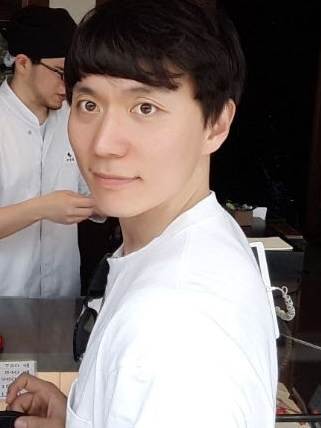
#> input picture img/005.png, 321 x 428 px, found by its file name
$ python sample06.py
#> lines starting #> are read from the running program, lines starting #| are printed output that depends on the picture; after the words box and inside, x2 and y2 are one past the last pixel; in counts of white or black regions, pixels touching at a corner belong together
#coding: utf-8
#sample06.py

import cv2

try:

    img = cv2.imread('C:\\sample\\target\\005.png', cv2.COLOR_BGR2GRAY)
#> img is the input picture: shape (428, 321, 3); mean B, G, R 118.1, 121, 131.2
    if img is None:
        raise FileNotFoundError('ファイルが見つかりません。')

    #顔認識用のXMLファイル
    #環境に応じてパスを書き換える
    filename = 'C:\ProgramData\Anaconda3\Lib\site-packages\cv2\data\haarcascade_frontalface_default.xml'
    #filename = 'C:\ProgramData\Anaconda3\Lib\site-packages\cv2\data\haarcascade_eye.xml'

    cascade = cv2.CascadeClassifier(filename)
    if cascade is None:
        raise FileNotFoundError('ファイルが見つかりません。')

    #顔の検出
    face = cascade.detectMultiScale(img)
#> face = [[30, 46, 174, 174]]

    if len(face) > 0:
        for r in face:
            print(r)
            x, y = r[0:2]
            width, height = r[0:2] + r[2:4]
            #検出した部分に四角形を描く
            cv2.rectangle(img, (x, y), (width, height), (255, 255, 255), thickness=2)
#> this loop made 1 pass
#> (r, x, y, width, height) on pass 1: ([30, 46, 174, 174], 30, 46, 204, 220)
#| [ 30  46 174 174]
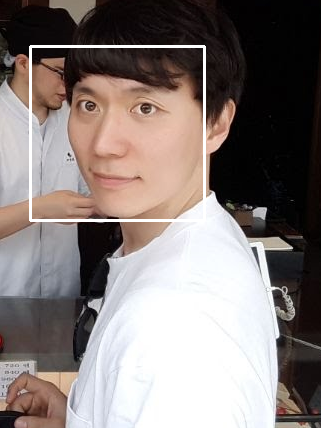
#> img: shape (428, 321, 3); 1.52% of pixels changed, all inside (x1, y1, x2, y2) = (29, 45, 206, 222)
    else:
        print('顔が見つかりません')

    #画像データが大きいと表示しきれないのでファイルに保存する
    cv2.imwrite('c:\sample\dobj.jpg', img)
    cv2.imshow('sample01', img)

    cv2.waitKey(0)
    cv2.destroyAllWindows()

except FileNotFoundError as e:
    print(e)

$ run again, with img/001.png copied over img/005.png
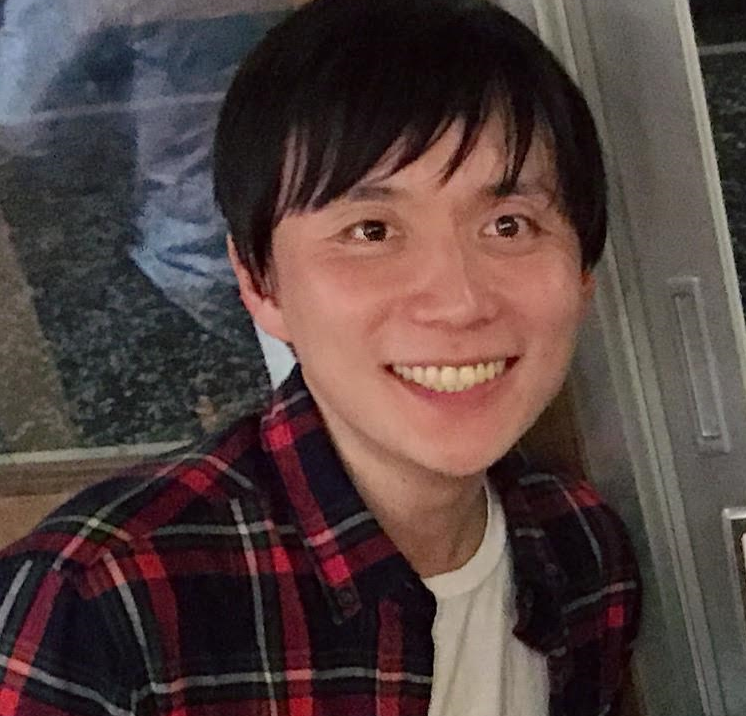
#> input picture img/001.png, 746 x 716 px, found by its file name
#> img is the input picture: shape (716, 746, 3); mean B, G, R 63, 65.1, 82.2
#> face = [[127, 73, 58, 58], [128, 150, 91, 91], [247, 92, 376, 376]]
#> the loop `for r in face:` made 3 passes
#> (r, x, y, width, height) on passes 1 to 3: ([127, 73, 58, 58], 127, 73, 185, 131), ([128, 150, 91, 91], 128, 150, 219, 241), ([247, 92, 376, 376], 247, 92, 623, 468)
#> (printed output is left out)
#> after the loop `for r in face:`:
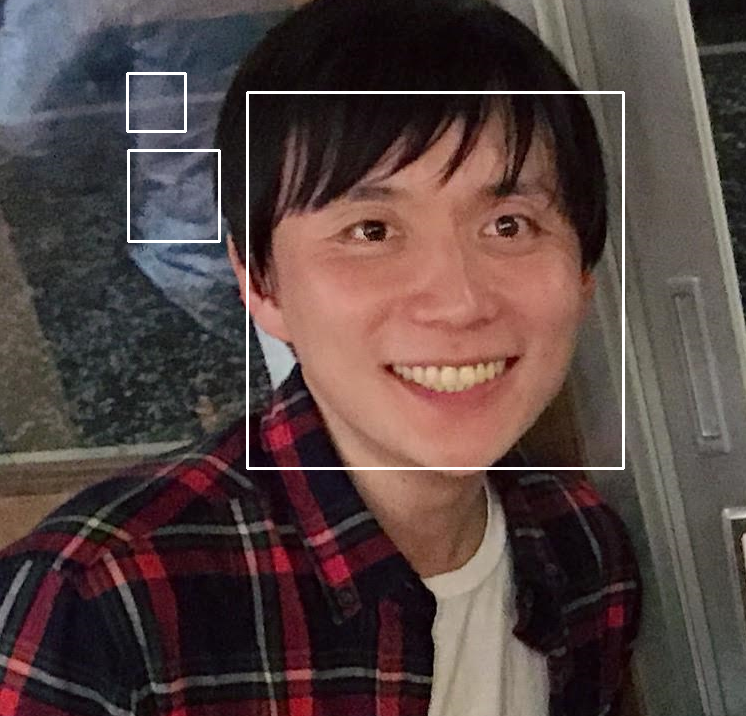
#> img: shape (716, 746, 3); 1.18% of pixels changed, all inside (x1, y1, x2, y2) = (126, 72, 625, 470)

$ run again, with img/002.png copied over img/005.png
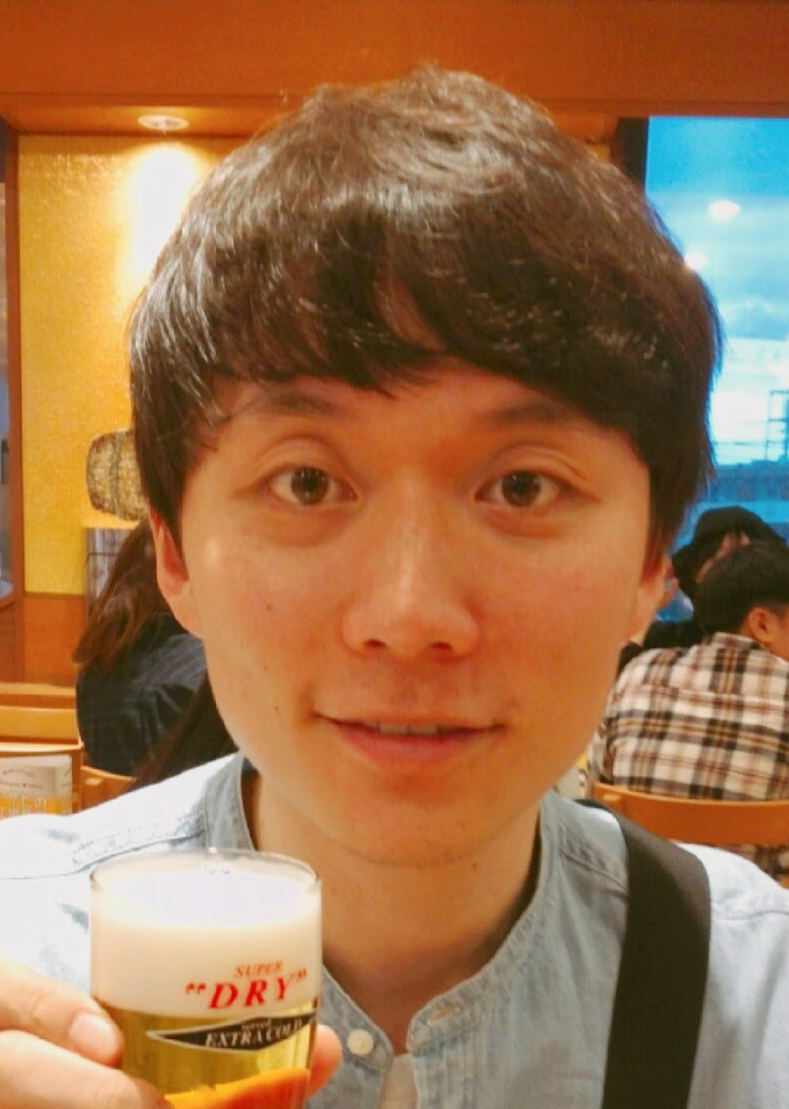
#> input picture img/002.png, 789 x 1109 px, found by its file name
#> img is the input picture: shape (1109, 789, 3); mean B, G, R 76, 113.6, 158
#> face = [[117, 264, 595, 595]]
#> the loop `for r in face:` made 1 pass
#> (r, x, y, width, height) on pass 1: ([117, 264, 595, 595], 117, 264, 712, 859)
#> (printed output is left out)
#> after the loop `for r in face:`:
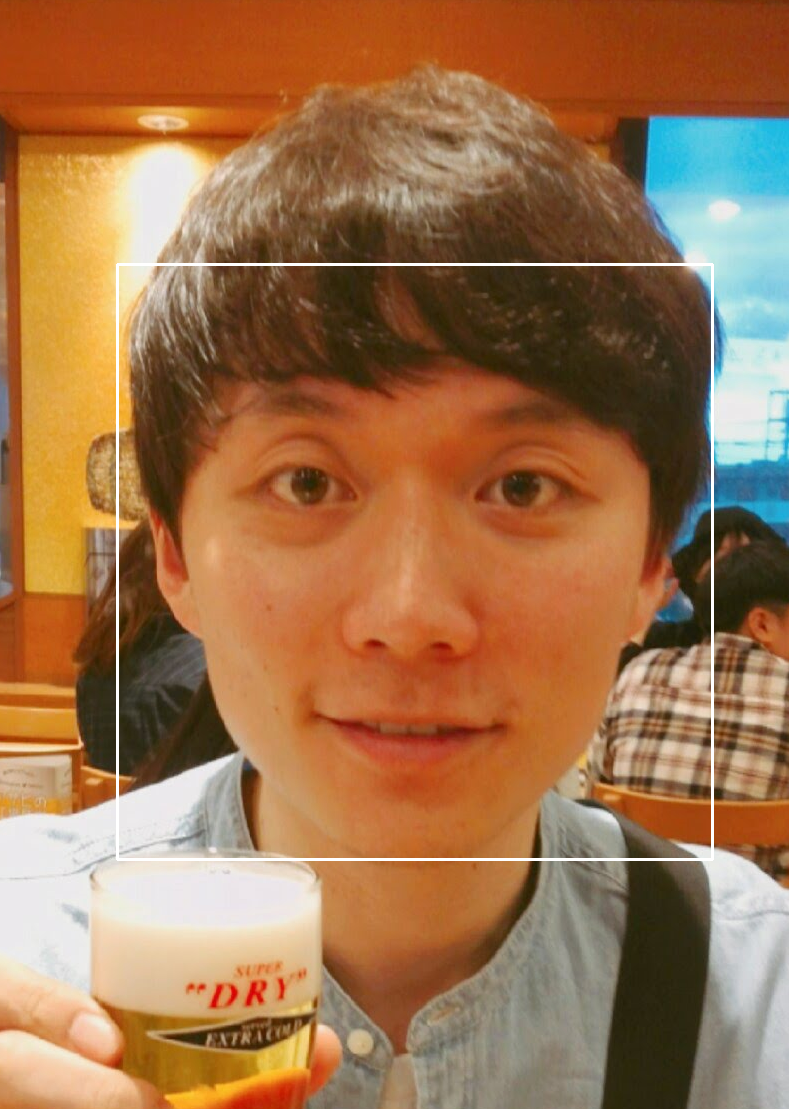
#> img: shape (1109, 789, 3); 0.82% of pixels changed, all inside (x1, y1, x2, y2) = (116, 263, 714, 861)

$ run again, with img/003.png copied over img/005.png
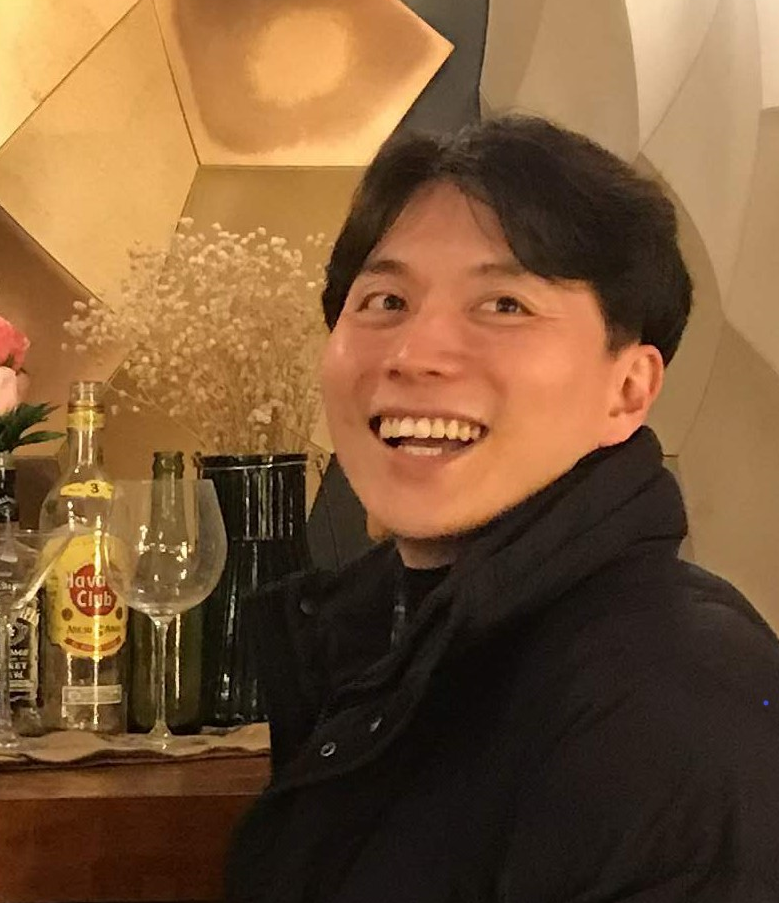
#> input picture img/003.png, 779 x 903 px, found by its file name
#> img is the input picture: shape (903, 779, 3); mean B, G, R 54.2, 86.6, 121
#> face = [[295, 196, 296, 296]]
#> the loop `for r in face:` made 1 pass
#> (r, x, y, width, height) on pass 1: ([295, 196, 296, 296], 295, 196, 591, 492)
#> (printed output is left out)
#> after the loop `for r in face:`:
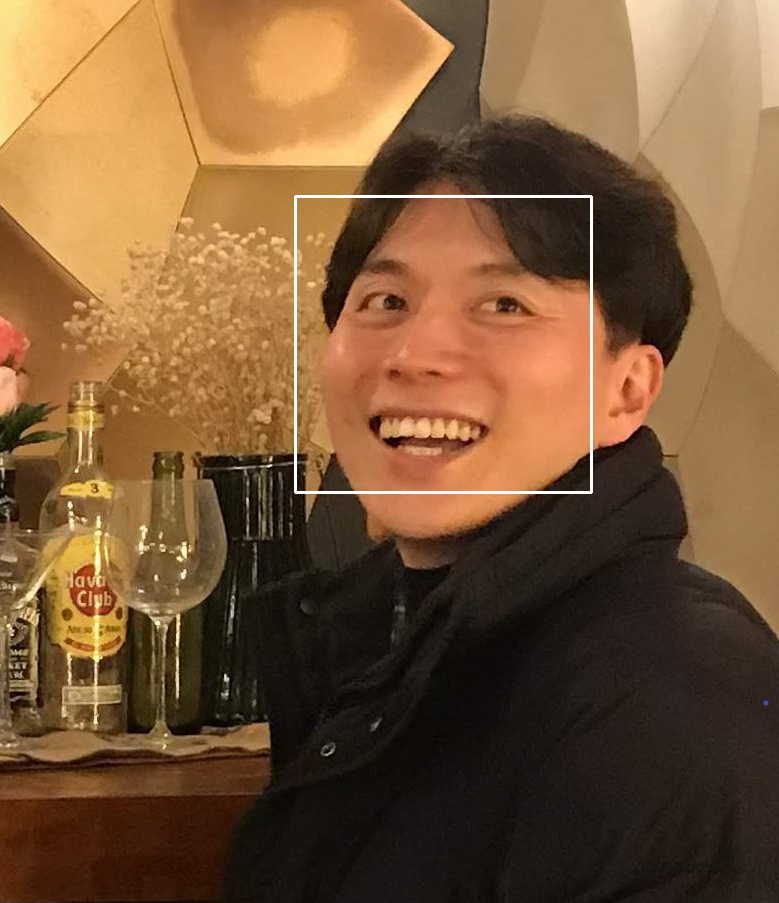
#> img: shape (903, 779, 3); 0.5% of pixels changed, all inside (x1, y1, x2, y2) = (294, 195, 593, 494)
